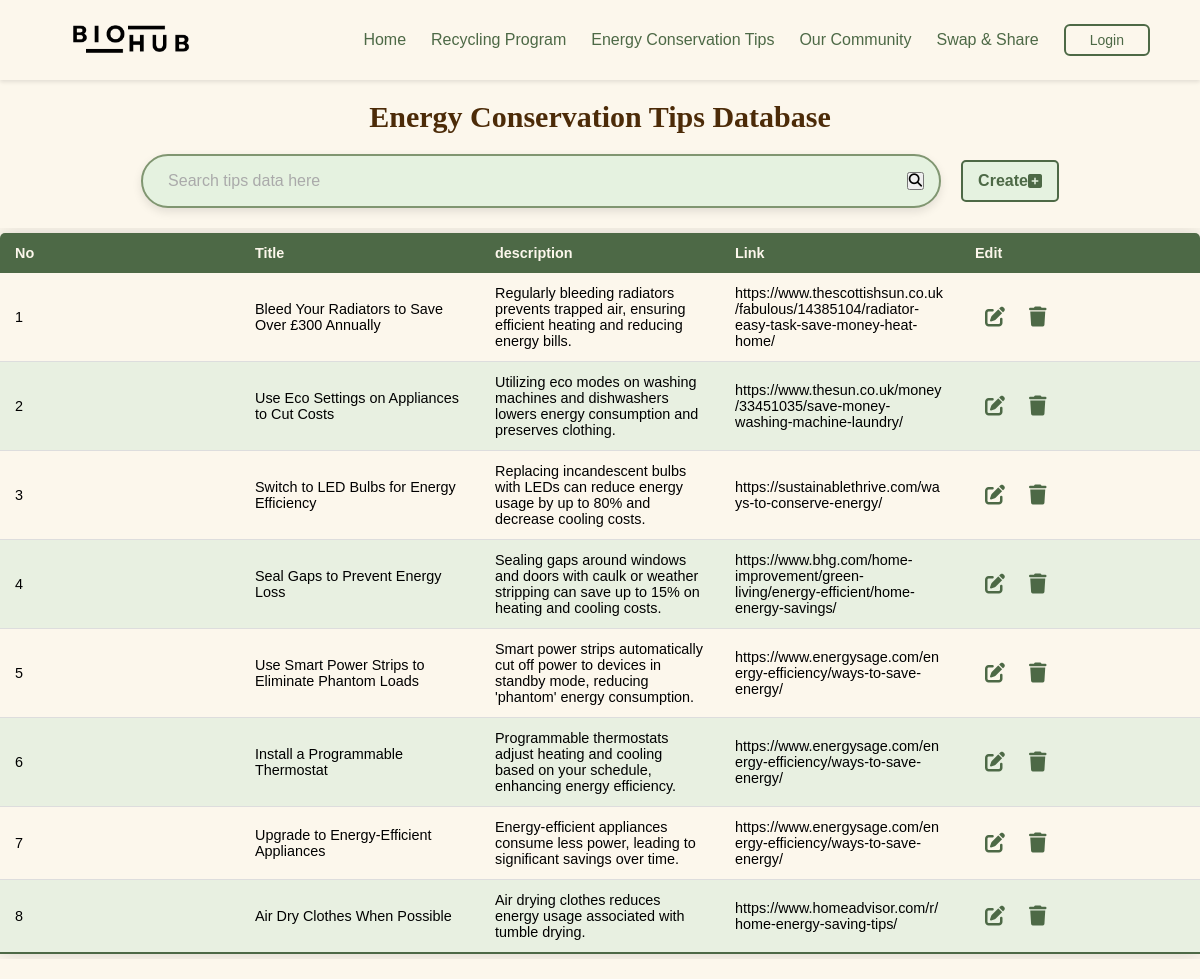
Page /admin_ect_database.php on the committed database.
### tables this page shows
CREATE TABLE `ect` (
  `NO` int(11) NOT NULL,
  `title` varchar(255) NOT NULL,
  `description` text NOT NULL,
  `link` varchar(255) NOT NULL
);

### admin_ect_database.php (the view, shortened to what this page needs)
<?php
$host    = "localhost";
$db_user = "root";
$db_pass = "";
$db_name = "biohub_database";
$conn = new mysqli($host, $db_user, $db_pass, $db_name);
$sql = "SELECT * FROM ect";
$result = $conn->query($sql);
include 'adminheader.php';
?>
<!DOCTYPE html>
<html lang="en">
<head>
    <link rel="stylesheet" href="main.css">
</head>
<body>
    <main class="content">
        <section>
            <div class="database_title">
                <h1>Energy Conservation Tips Database</h1>
            </div>
        </section>
        <section>
            <div class="search-container">
                <form method="GET" action="">
                    <div class="search-box">
                        <input class="search-input" type="search" name="search" placeholder="Search tips data here" value="<?php echo isset($_GET['search']) ? htmlspecialchars($_GET['search']) : ''; ?>">
                        <button type="submit"><i class="fa-solid fa-magnifying-glass"></i></button>
                    </div>
                </form>
                <a href="create_ect_form.php" class="create_event_link">Create<i class="fa-solid fa-square-plus"></i></a>
            </div>
        </section>
        <div class="table-container">
            <table class="database">
                <thead>
                    <tr>
                        <th>No</th>
                        <th>Title</th>
                        <th>description</th>
                        <th>Link</th>
                        <th>Edit</th>
                    </tr>
                </thead>
                <tbody>
                <?php
                    if ($result->num_rows > 0) {
                        while ($row = $result->fetch_assoc()) {
                            echo "<tr>
                                <td>{$row['NO']}</td>
                                <td>{$row['title']}</td>
                                <td>{$row['description']}</td>
                                <td>{$row['link']}</td>
                                <td>
                                    <a href='edit_ect.php?id={$row['NO']}' class='edit_btn'><i class='fa-solid fa-pen-to-square'></i></a>
                                    <a href='delete_ect.php?id={$row['NO']}' class='delete_btn' onclick='return confirm(\"Are you sure you want to delete this event?\")'><i class='fa-solid fa-trash'></i></a>
                                </td>
                            </tr>";
                        }
                    } else {
                        echo "<tr><td colspan='5'>No energy conservation tips found</td></tr>";
                    }
                ?>
                </tbody>
            </table>
        </div>
    </main>
</body>
</html>

### rows in the picture
ect: NO "1", title "Bleed Your Radiators to Save Over £300 Annually", description "Regularly bleeding radiators prevents trapped air, ensuring efficient heating and reducing energy bills.", link "https://www.thescottishsun.co.uk/fabulous/14385104/radiator-easy-task-save-money-heat-home/"
ect: NO "2", title "Use Eco Settings on Appliances to Cut Costs", description "Utilizing eco modes on washing machines and dishwashers lowers energy consumption and preserves clothing.", link "https://www.thesun.co.uk/money/33451035/save-money-washing-machine-laundry/"
ect: NO "3", title "Switch to LED Bulbs for Energy Efficiency", description "Replacing incandescent bulbs with LEDs can reduce energy usage by up to 80% and decrease cooling costs.", link "https://sustainablethrive.com/ways-to-conserve-energy/"
ect: NO "4", title "Seal Gaps to Prevent Energy Loss", description "Sealing gaps around windows and doors with caulk or weather stripping can save up to 15% on heating and cooling costs.", link "https://www.bhg.com/home-improvement/green-living/energy-efficient/home-energy-savings/"
ect: NO "5", title "Use Smart Power Strips to Eliminate Phantom Loads", description "Smart power strips automatically cut off power to devices in standby mode, reducing 'phantom' energy consumption.", link "https://www.energysage.com/energy-efficiency/ways-to-save-energy/"
ect: NO "6", title "Install a Programmable Thermostat", description "Programmable thermostats adjust heating and cooling based on your schedule, enhancing energy efficiency.", link "https://www.energysage.com/energy-efficiency/ways-to-save-energy/"
ect: NO "7", title "Upgrade to Energy-Efficient Appliances", description "Energy-efficient appliances consume less power, leading to significant savings over time.", link "https://www.energysage.com/energy-efficiency/ways-to-save-energy/"
ect: NO "8", title "Air Dry Clothes When Possible", description "Air drying clothes reduces energy usage associated with tumble drying.", link "https://www.homeadvisor.com/r/home-energy-saving-tips/"
